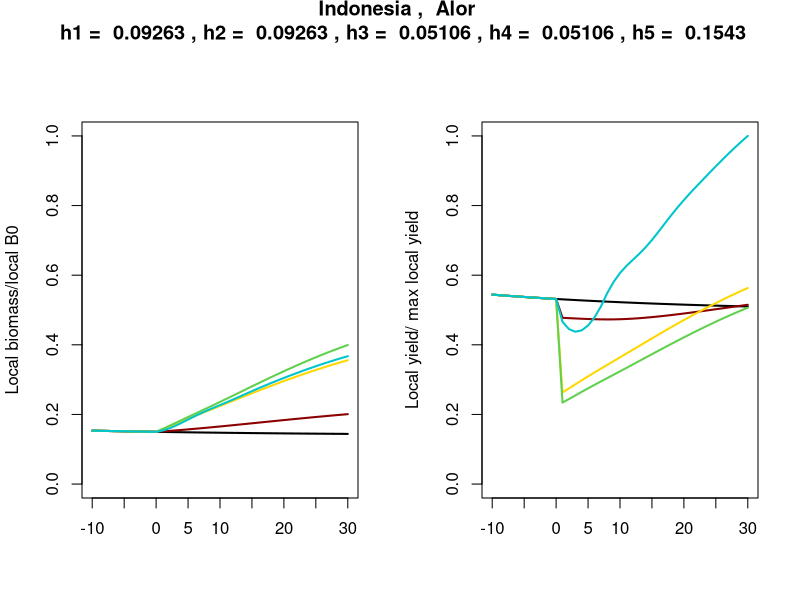
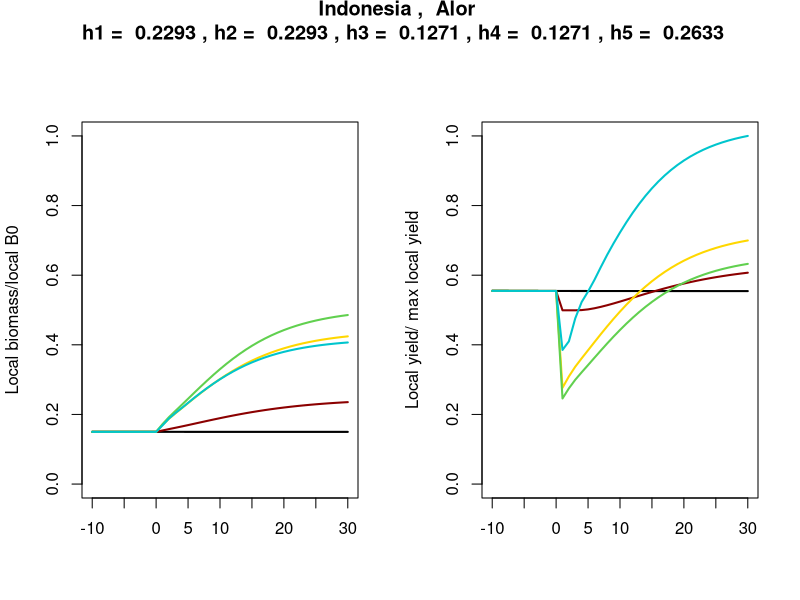
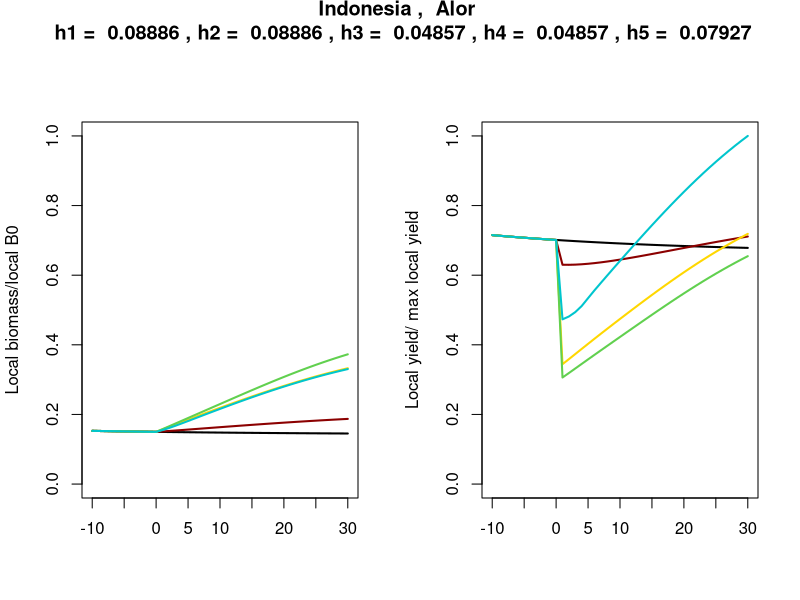
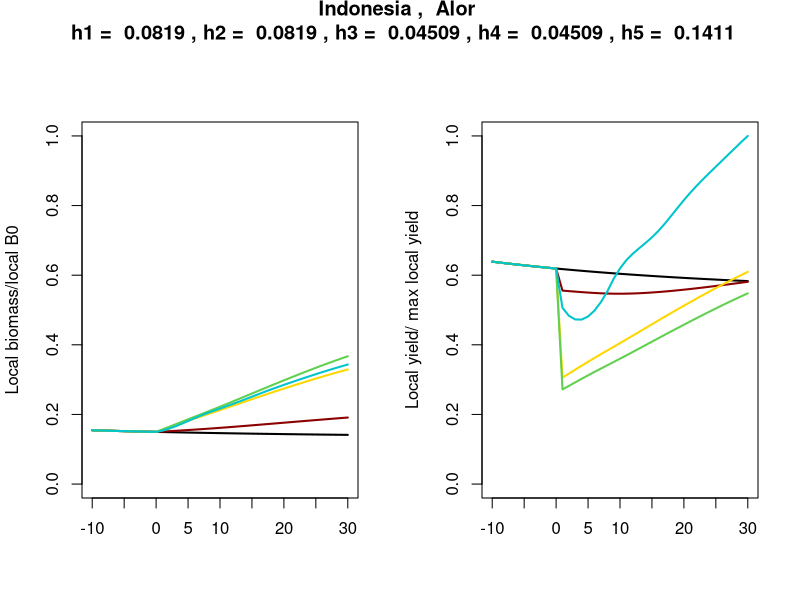
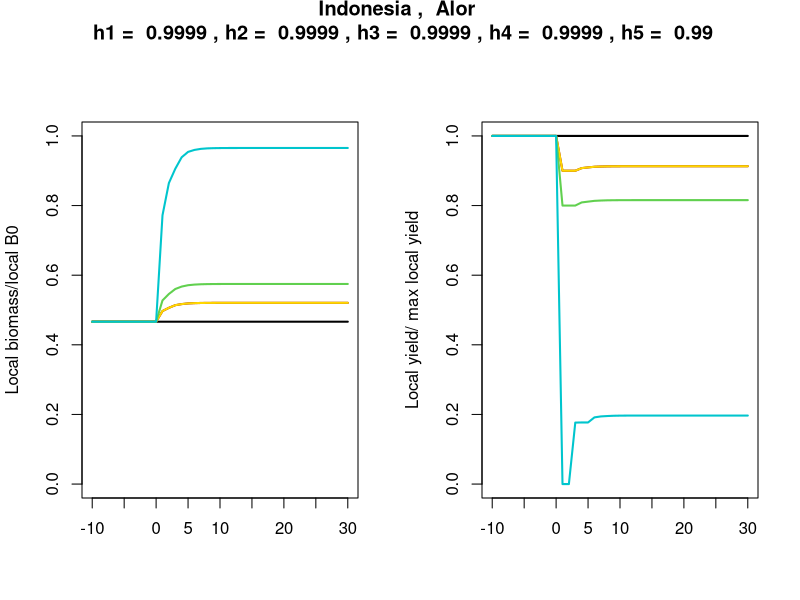
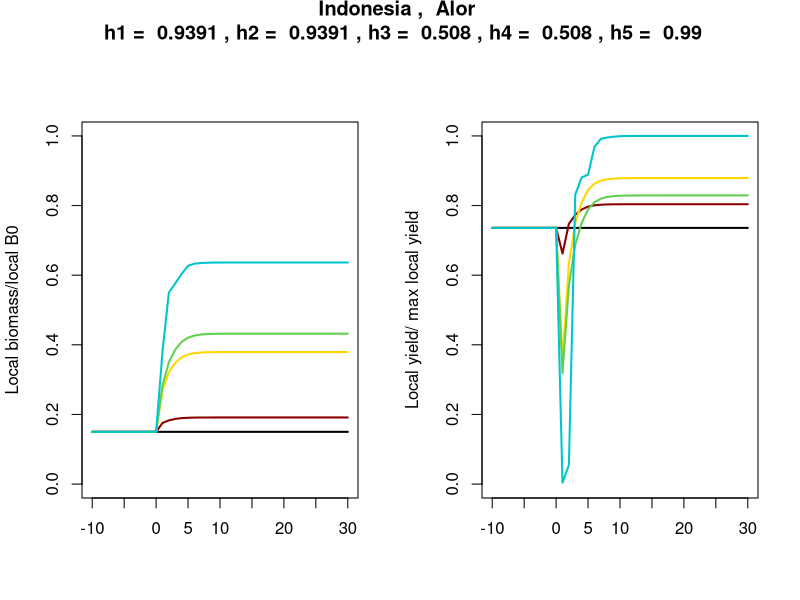
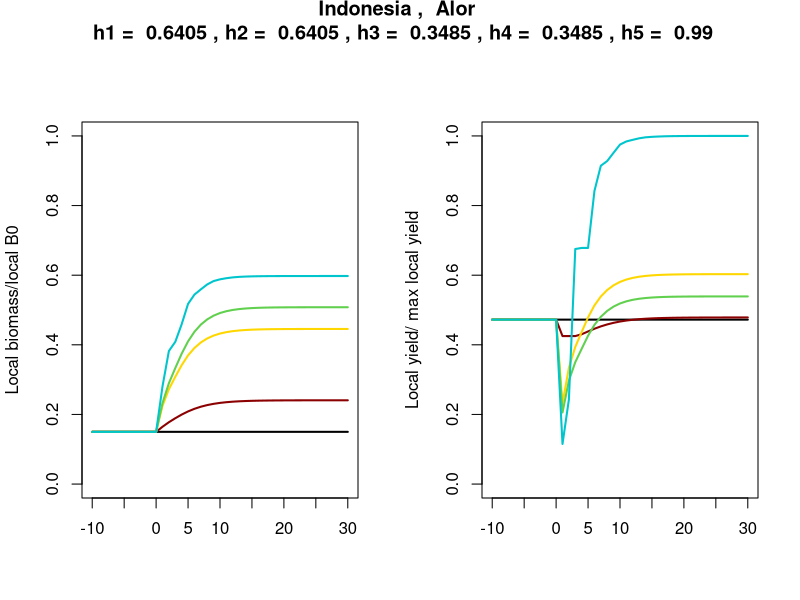
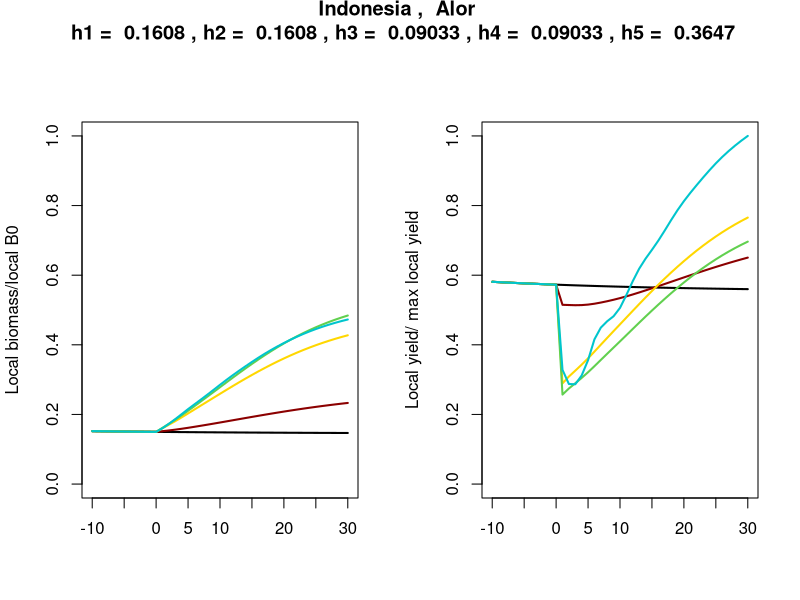

R code for these plots, in order:
#rough draft of FF projections 

rm(list = ls())
params<-read.csv("LHparams.csv",header=T)
paramsSite<-read.csv("SiteParams.csv",header=T)      
      
 
 #################################################
 ##Control parameters                           #
 ##                                             #
 R0=1000                                        
 P=60                #number homogenous patches, differ only in fishing pressure
 TRfraction=1/3       #fraction of TR system to be compared to larger community, no matter how large or small TR system, we look at 2* for relative impact
 yearsOA=100
 yearsTR=30
 OAfrac=0.15          #open access equilibrium B/B0
 ##                                             #     
 ##                                             #     
 ##                                             #     
 ################################################
colvec=c(1,"darkred","gold",3,"turquoise3")
 
 
 
 
      
      #######################
      #Parameter vectors
      #######################
      
      ##import species information
      species<-params$Common              #list of species
      species_site<-params$Site           #list of sites per species
      species_country<-params$Country     #list of country per species
      Linf<-params$Linf                   #BH parameter, asymptotic length
      Linf_units<-params$LinfUnit1        #units cm, mm
      kpar<-params$k                      #BH parameter growth rate
      t0par<-params$t0                    #BH parameter, size at first settlement
      wtpar1<-params$WeightA              #weight at length parameter
      wtpar2<-params$WeightB              #weight at length parameter
      wtunit1<-params$WeightUnit1         #units cm, mm
      wtunit2<-params$WeightUnit3         #units g, kg
      max_age<-round(params$AgeAvg)              #ave max age 
      mat_age<-round(params$MatAge)              #age at maturity
      #M                                  #inst. mortality
      #m<-(1-exp(-M))                     #annual natural mortality
      mort<-params$MortYr                 #annual natural mortality
      pld<-params$PLD                     #pelagic larval duration
      moveRange<-params$Range             #maximum distance of range in linear meters
      moveRange=moveRange/1000            #convert to km
      f<-rep(1,length(species))	          #PLACEHOLDER for vector of fecundity at age
      steep<-params$Steepness             #parameter for recruitment
    
      ##import site information
      site<-as.character(paramsSite$Site)           #list of sites 
      country<-as.character(paramsSite$Country)     #list of country per site
      ##note potential to use municipal size as comparison for larger community, but need similar proxy for indo
      #note potential to add in year of NTZ implementation
      TURFarea<-paramsSite$TURF_sqkm  #TURF area in square km
      NTZarea<-paramsSite$NTZ_sqkm   #NTZ area in square km
      
      #######################
      #simulation setup
      #######################
      
      years<-yearsOA+yearsTR                      #total years for equilibrium and simulation          
      numMA=P*TRfraction                          #number of managed areas within TR system
      numOA=P-numMA
      
     
        #functions for sims
     ##############################
       
      #create functions for sims:
      #PopM will be holder for any population matrix of rows=#ageclasses and col=#areas
      eggsProduce<-function(PopM,ff,ww,mm){             ##function of population in each area, fecundity, weight, maturity
              eggProd=(ff*ww*mm)*PopM       #egg production for each age class, each area
              eggSum=colSums(eggProd)   #total egg production by area, vector of length # areas
              return(eggSum)
              }
      
      #calculates larval dispersal among patches, so far can choose between common larval pool (DL1) and gaussian dispersal (DL2)        
      settle<-function(EggV,Disp){
              settlers=EggV%*%Disp   
              return(settlers)
              }
              
      recruit<-function(setV,rec,ssb,steepness){        
              recruits=(0.8*rec*steepness*setV)/(0.2*ssb*(1.0 -steepness)+(steepness-0.2)*setV)
              return(recruits)}
              
      yieldNumbers<-function(PopM,uVec,vv){       #(pop, given vector of harvest rates for that sim, vv=selectivity)
              Nums=vv*(t(uVec*t(PopM)))
              return(Nums)
              }
                              
      yieldBio<-function(yieldN,ww){
                yieldage=yieldN*ww
                yB=colSums(yieldage)
                return(yB)
                }
                                  
               
      adultSurvival<-function(PopM,yieldN,survivals){
                fished=PopM-yieldN 
                fished[which(fished<0)]=0
                survives=(fished)*survivals
                return(survives)
                }
                
      adultMove<-function(PopM,move){
                adultPop=PopM[-1,]
                movedPop=adultPop%*%move
                addRecruits=rbind(PopM[1,],movedPop)
                return(addRecruits)
                }
                                  
      ageFish<-function(PopM,recruits){
                newPop=matrix(NA,nrow=nrow(PopM),ncol=ncol(PopM))
                newPop[1,]=recruits  #recruits is vector of number of recruits by each area
                newPop[2:nrow(PopM),]=PopM[1:(nrow(PopM)-1),]
                newPop[nrow(PopM),]=newPop[nrow(PopM),]+PopM[nrow(PopM),]
                return(newPop)
                }
      
      
       Biomass<-function(PopM,ww){
                biomassage=PopM*ww
                biomass=colSums(biomassage)
                return(biomass)
                }
      
      
      
      
      
      
      
      
      
      
      
      
      
      
      
      
      
      
      
      
      
      
      
      
      
      
      
      
#                        pdf(file="HilaryPlots.pdf")
        
      #########################################################################################################################
      ##START SIMS OVER SITES##
      ###########################

      for(loc in 1:length(paramsSite)){
           
           numNTZ=round((NTZarea[loc]/(TURFarea[loc]+NTZarea[loc]))*numMA)         #number of NTZ areas within the managed areas
           if((numNTZ%%2)==0){                                      #this sets up structure of area with 1 as managed and 0 as NTZ, with NTZ placed in cemter of managed
              MAstructure=c(rep(1,(numMA-numNTZ)/2),rep(0,numNTZ),rep(1,(numMA-numNTZ)/2))
            } else{
              MAstructure=c(rep(1,round((numMA-numNTZ)/2)),rep(0,numNTZ),rep(1,round((numMA-numNTZ)/2)-1))
            }  
          areaSize=(NTZarea[loc]+TURFarea[loc])/numMA
          
          #identify species at site
          species_pointer=which(species_site==site[loc])      #gives vector of locations for the species that belong to this site
          numSpecies=length(species_pointer)
      
           scen3CompareYield=matrix(NA,nrow=numSpecies,ncol=years)      #save scen 3 for species at a site to compare
          #########################################################################################################################
          ##START SIMS OVER SPECIES##
          ###########################
          for(ss in 1:numSpecies){
              sp=species_pointer[ss]  #find the location value for each species
                   
                ages<-NA                         #reset all values so nothing caries over from previous species
                len<-NA
                wt<-NA                
                sigmaL<-NA
                sigmaA<-NA
                mat<-NA
                fec<-NA
                surv<-NA
                v1<-NA
                v2<-NA
                v3<-NA        #placeholder for common size limit across species given length or weight
                
                ages<-seq(0,max_age[sp],1)                                 #vector of ages considered
                len<-Linf[sp]*(1-exp(-kpar[sp]*(ages-t0par[sp])))          #vector of lengths
                #convert length units to match units for wt relationship
                if(Linf_units[sp]!=wtunit1[sp]){
                  if(Linf_units[sp]=="cm") len=len*10
                  if(Linf_units[sp]=="mm") len=len/10
                }
                wt<-wtpar1[sp]*len^wtpar2[sp]                             #vector of mass at age
                if(wtunit2[sp]=="g") wt=wt/1000                                #convert to kg
              
                mat<-c(rep(0,mat_age[sp]),rep(1,max_age[sp]+1-mat_age[sp]))     #vector of to flag mature fish, assuming knife edge maturity
                                                                          #NOTE: this rounds mat age from a conversion from mat length, best to change this to mat length somehow?
                fec<-rep(f[sp],max_age[sp]+1)
                surv<-c(1,rep(1-mort[sp],max_age[sp]))
                
                standardDist<-moveRange[sp]/areaSize                  #Standardized movement range in #patches from center of patch
                sigmaA<-min(standardDist/1.65,20)                  #Adult movement parameter, sd on standard normal gaussian, limit sigma to 20 for matrix setup 
                #placeholder for PLD to area size equation...
                sigmaL<-2                     #Larval dispersal distance parameter, sd on standard normal gaussian
                   
                v1=c(c(0,rep(1,max_age[sp])))  #vector of selectivity ASSUMING fishing all fish age 1 and up, regardless of size   
                v2=c(rep(0,mat_age[sp]+2),rep(1,max_age[sp]-1-mat_age[sp]))           #this allows each species to reach maturity and waits 2 years
                   
                 ##################################
                #Movement
                ##################################

                #dispersal:common larval pool
                	DL1=matrix(1/(P),nrow=P,ncol=P)

                #dispersal:gaussian movement
                	#create movement probability matrix, start with distance matrix
                	area.loc<-seq(-(P-1),2*P,1)
                	area.cur<-seq(1,P,1)

                	#create distance matrix
                	dist<-matrix(NA,nrow=P,ncol=P*3)
                	for(i in 1:P)
                		{
                			for(j in 1:(P*3))
                			{
                			dist[i,j]<-area.cur[i]-area.loc[j]
                			}
                		}
                	#now create the movement matrix of probabilities of movement
                	p.init<-round(exp(-((dist)^2)/(2*(sigmaL^2))),2)

                	#now add matrices on ends to wrap movement and normalize so movement from any one area sums to one
                	p.all<-matrix(NA,nrow=P,ncol=(3*P))
                	for(i in 1:P)
                	{
                		for(j in 1:(3*P))
                		{
                			p.all[i,j]<-(p.init[i,j])/sum(p.init[i,])
                		}
                	}
                  
                	p1<-p.all[,1:P]
                	p2<-p.all[,(2*P+1):(3*P)]
                	parea<-p.all[,(P+1):(2*P)]
                	DL2<-p1+p2+parea


                  ###FOR ADULTS#########
                	p.init.A<-round(exp(-((dist)^2)/(2*(sigmaA^2))),2)

                	#now add matrices on ends to wrap movement and normalize so movement from any one area sums to one
                	p.all.A<-matrix(NA,nrow=P,ncol=(3*P))
                	for(i in 1:P)
                	{
                		for(j in 1:(3*P))
                		{
                			p.all.A[i,j]<-(p.init.A[i,j])/sum(p.init.A[i,])
                		}
                	}
                
                	p1.A<-p.all.A[,1:P]
                	p2.A<-p.all.A[,(2*P+1):(3*P)]
                	parea.A<-p.all.A[,(P+1):(2*P)]
                	DA<-p1.A+p2.A+parea.A

                 ###############################


               
                 
                 
                 
                 
                 
                  ###########################################################################################################################
                  #find u OA and opt for each species and store
                  #find for one area, this does not find opt with movement and pressure
                 
                 
 
                  ####################
                  #starting conditions
                  ####################
                  x=NA
                  initPop=NA
                  initPopM=NA
                  SSB0_area=NA
                  B0_area=NA
                  
                 
                  x<-max_age[sp]
                  initPop=rep(NA,x+1)      
                  for(d in 1:(x+1)){                                          #create initial population structure at unfished equilibrium for isolated population
                        if (d==1) initPop[d]=R0
                        if  (d>1 & d<=x) initPop[d]= initPop[(d-1)]*surv[d-1]
                        if  (d>x) initPop[d]=initPop[(d-1)]*surv[d-1]/(1-surv[d])
                        } #end ages
                      
                  SSB0_area=sum(wt*fec*mat*initPop)                  #unfished spawning stock biomass for one area
                  B0_area=sum(wt*initPop)                          #unfished biomass for one area
                  initPopM=matrix(initPop,nrow=x+1,ncol=P)        #initial population matrix, rows represent ages, columns are areas
                  
                  
                   
                    ###########################
                  #function to find optimized harvest rate for single area (equal in each area for now)
                  ##NOTE, this has to be done here for now, as I don't know how to optimize with a function with multiple arguments 
                  maxHarvestRate=function(u){
                    u1=u[1]
                    pop=initPop
                    for(tempy in 1:yearsOA){
                      Eggs=sum(fec*mat*pop*wt)
                      Rec=(0.8*R0*steep[sp]*Eggs)/(0.2*SSB0_area*(1.0 -steep[sp])+(steep[sp]-0.2)*Eggs)
                      yieldB=sum(pop*u1*v1*wt)
                      yield=pop*u1*v1
                      pop=(pop-yield)*surv    
                      ptemp=pop
                      pop[1]<-Rec
                      pop[x+1]<-ptemp[x]+ptemp[x+1]
                      pop[2:x]<-ptemp[1:(x-1)]
                      
                      }
                   
                    return(-yieldB)
                  }
                  
                   
                  #find opt u for v1(selecting age 1 and up)
                  findopt<-optimize(maxHarvestRate,c(0,1))
                  u1_opt<-findopt$minimum
                  
                   #probably a much better way to do this, but optimizing for a different v2 (selecting one year after maturity)
                 maxHarvestRate2=function(u){
                    u1=u[1]
                    pop=initPop
                    for(tempy in 1:yearsOA){
                      Eggs=sum(fec*mat*pop*wt)
                      Rec=(0.8*R0*steep[sp]*Eggs)/(0.2*SSB0_area*(1.0 -steep[sp])+(steep[sp]-0.2)*Eggs)
                      yieldB=sum(pop*u1*v2*wt)
                      yield=pop*u1*v2
                      pop=(pop-yield)*surv    
                      ptemp=pop
                      pop[1]<-Rec
                      pop[x+1]<-ptemp[x]+ptemp[x+1]
                      pop[2:x]<-ptemp[1:(x-1)]
                      
                      }
                   
                    return(-yieldB)
                  }
                  
                   
                  #find opt u for v1(selecting age 1 and up)
                  findopt<-optimize(maxHarvestRate2,c(0,1))
                  u2_opt<-min(findopt$minimum,0.99)
                
                  
                  
                  #now also find an open access that makes sense, such that B/B0 is approximately 0.1, specifically OAfrac from control panel
                  
                  
                  
                  OAHarvestRate=function(u){
                    u1=u[1]
                    pop=initPop
                    for(tempy in 1:yearsOA){
                      Eggs=sum(fec*mat*pop*wt)
                      Rec=(0.8*R0*steep[sp]*Eggs)/(0.2*SSB0_area*(1.0 -steep[sp])+(steep[sp]-0.2)*Eggs)  
                      yieldB=sum(pop*u1*v1*wt)
                      yield=pop*u1*v1
                      pop=(pop-yield)*surv    
                      ptemp=pop
                      pop[1]<-Rec
                      pop[x+1]<-ptemp[x]+ptemp[x+1]
                      pop[2:x]<-ptemp[1:(x-1)]
                      }
                      Biomass=(sum(pop*wt))
                      BioFrac=((Biomass/B0_area)-OAfrac)^2
                    return(BioFrac)
                  }
                  
                  findOA<-optimize(OAHarvestRate,c(0,1))
                  OArate1<-findOA$minimum

                    ####and again for v2
                                  
                  OAHarvestRate2=function(u){
                    u1=u[1]
                    pop=initPop
                    for(tempy in 1:yearsOA){
                      Eggs=sum(fec*mat*pop*wt)
                      Rec=(0.8*R0*steep[sp]*Eggs)/(0.2*SSB0_area*(1.0 -steep[sp])+(steep[sp]-0.2)*Eggs)  
                      yieldB=sum(pop*u1*v2*wt)
                      yield=pop*u1*v2
                      pop=(pop-yield)*surv    
                      ptemp=pop
                      pop[1]<-Rec
                      pop[x+1]<-ptemp[x]+ptemp[x+1]
                      pop[2:x]<-ptemp[1:(x-1)]
                      }
                      Biomass=(sum(pop*wt))
                      BioFrac=((Biomass/B0_area)-OAfrac)^2
                    return(BioFrac)
                  }
                  
                  findOA<-optimize(OAHarvestRate2,c(0,1))
                  OArate2<-findOA$minimum
                  
                  
                  
                  
                  
                  ############################
                  #Scenaro SIMULATION
                  
                  setupA=rep(1,P*TRfraction)      #status quo, no NTZ
                  setupB=MAstructure              #existing NTZ structure
                  setupC=c(rep(1,(numMA-0.2*numMA)/2),rep(0,0.2*numMA),rep(1,(numMA-0.2*numMA)/2))                          #20%NTZ
                  scenarios=5
                  scens=matrix(NA,nrow=scenarios,ncol=P)
                  scens[1,]=c(rep(OArate1,(P-P*TRfraction)/2),OArate1*setupA,rep(OArate1,(P-P*TRfraction)/2)) 
                  scens[2,]=c(rep(OArate1,(P-P*TRfraction)/2),OArate1*setupB,rep(OArate1,(P-P*TRfraction)/2))
                  scens[3,]=c(rep(OArate1,(P-P*TRfraction)/2),u1_opt*setupB,rep(OArate1,(P-P*TRfraction)/2))
                  scens[4,]=c(rep(OArate1,(P-P*TRfraction)/2),u1_opt*setupC,rep(OArate1,(P-P*TRfraction)/2))
                  scens[5,]=c(rep(OArate1,(P-P*TRfraction)/2),u2_opt*setupB,rep(OArate1,(P-P*TRfraction)/2))
                  #scens[5,]=c(rep(OArate1,(P-P*TRfraction)/2),OArate2*setupB,rep(OArate1,(P-P*TRfraction)/2))
                  #scens[7,]=c(rep(OArate1,(P-P*TRfraction)/2),u2_opt*setupC,rep(OArate1,(P-P*TRfraction)/2))
                  #scens[8,]=c(rep(OArate1,(P-P*TRfraction)/2),OArate2*setupC,rep(OArate1,(P-P*TRfraction)/2))
                  
                  sel1=matrix(v1,nrow=(max_age[sp]+1),ncol=P,byrow=F)          #build matrix of selectivity by age by area, all fully selected                                                   
                  sa=matrix(v1,nrow=(max_age[sp]+1),ncol=(P-P*TRfraction)/2,byrow=F)                                                             #build matrix of selectivity by age by area, managed area with size liimits
                  sb=matrix(v2,nrow=(max_age[sp]+1),ncol=numMA,byrow=F) 
                  sel2=cbind(sa,sb,sa)
                  
                  PopBiomass=matrix(NA,nrow=scenarios,ncol=years)
                  YieldBiomass=matrix(NA,nrow=scenarios,ncol=years)
                  locPopBiomass=matrix(NA,nrow=scenarios,ncol=years)        #local MA
                  locYieldBiomass=matrix(NA,nrow=scenarios,ncol=years)      #local MA
                 
                  
                  
                  for(scen in 1:scenarios){
                      
                    
                      
                      #run sims
                      for(tt in 1:years){
                          if(tt<=yearsOA) {
                            uvec=scens[1,]
                            age_v=sel1} else {
                            uvec=scens[scen,]
                            if(scen<5) age_v=sel1 else age_v=sel2            #adjust based on scenarios and selectivity per scenario
                            }
                          if(tt==1) PopSim=initPopM
                          Eggs=eggsProduce(PopSim,fec,wt,mat) 
                          Settlers=settle(Eggs,DL2)
                          Recruits=recruit(Settlers,R0,SSB0_area,steep[sp])
                          YieldN=yieldNumbers(PopSim,uvec,age_v)
                          PopSim=adultSurvival(PopSim,YieldN,surv)
                          PopSim=adultMove(PopSim,DA)
                          PopSim=ageFish(PopSim,Recruits)
                          PopBiomass[scen,tt]=sum(Biomass(PopSim,wt))
                          YieldBiomass[scen,tt]=sum(yieldBio(YieldN,wt))
                          locPopBiomass[scen,tt]=sum(Biomass(PopSim,wt)[((P-P*TRfraction)/2+1):(((P-P*TRfraction)/2)+numMA)])
                          locYieldBiomass[scen,tt]=sum(yieldBio(YieldN,wt)[((P-P*TRfraction)/2+1):(((P-P*TRfraction)/2)+numMA)])
                          
                          }
                        
                      
                       
                    }#end scenarios
                    
                   
                      
                   
#                      windows() 
                         
                      #jpeg(paste("c:/results/p",sp,".jpg") )
                      par( mfrow = c( 1, 2 ), oma = c( 0, 0, 2, 0 ))
                     
                    #colvec=c(1,"gold",3:6,"grey89","darkred")
                    colvec=c(1,"darkred","gold",3,"turquoise3")
                    tstart=90  #start graph at year 40 after most of OA access burn in
                   # matplot(t(PopBiomass[,tstart:years]/(B0_area*P)),ylab="Global biomass/Global B0",xaxt="n",ylim=c(0,1),type="l",main=paste(levels(site)[which(levels(site)==site[loc])],", ",levels(species)[which(levels(species)==species[sp])]),col=colvec,lty=1,lwd=2)
#                      axis(1, at=seq(1,(years-tstart+1),5),labels=seq((tstart-yearsOA),yearsTR,5),las=0)
#                    matplot(t(YieldBiomass[,tstart:years]),ylab="Global yield",yaxt="n",xaxt="n",ylim=c(0,max(YieldBiomass[,tstart:years])),type="l",col=colvec,lty=1,lwd=2,)
#                      axis(1, at=seq(1,(years-tstart+1),5),labels=seq((tstart-yearsOA),yearsTR,5),las=0)
#                      axis(2, at=c(0,max(YieldBiomass[,tstart:years])),labels=c("0","MaxGlobal"),las=0)
                    matplot(t(locPopBiomass[,tstart:years]/(B0_area*numMA)),main=levels(species)[which(levels(species)==species[sp])],ylab="Local biomass/local B0",xaxt="n",ylim=c(0,1),type="l",col=colvec,lty=1,lwd=2)
                      axis(1, at=seq(1,(years-tstart+1),5),labels=seq((tstart-yearsOA),yearsTR,5),las=0)
                    matplot(t(locYieldBiomass[,tstart:years]/max(locYieldBiomass[,tstart:years])),ylab="Local yield/ max local yield",xaxt="n",ylim=c(0,1),type="l",col=colvec,lty=1,lwd=2)
                      axis(1, at=seq(1,(years-tstart+1),5),labels=seq((tstart-yearsOA),yearsTR,5),las=0)
                      #axis(2, at=c(0,max(YieldBiomass[,tstart:years])),labels=c("0","Max"),las=0)
                    #plot(1,1,main=c(OArate1,OArate2,u1_opt))
                  title(paste(country[loc],", ",site[loc],"\n h1 = ",signif(OArate1,4),", h2 = ",signif(OArate1,4),", h3 = ",signif(u1_opt,4),", h4 = ",signif(u1_opt,4),", h5 = ",signif(u2_opt,4)),outer=T)
                   
          
                        scen3CompareYield[ss,]=locYieldBiomass[3,]/max( locYieldBiomass[3,])
    
          }#end loop over species  
                          #
                     #build legend
                     legendtext=NA
                     for(leg in 1:numSpecies)  {
                      if(leg==1)legendtext=levels(species)[which(levels(species)==species[species_pointer[leg]])]
                      else  legendtext=c(legendtext,levels(species)[which(levels(species)==species[species_pointer[leg]])]      )
                      }

                      
                     
                     
#                      windows()
#                      par(mfrow=c(1,1) )
#                       matplot(t(scen3CompareYield[,tstart:years]),main=paste(levels(country)[which(levels(country)==country[loc])],", ",levels(site)[which(levels(site)==site[loc])],", Local dispersal"),ylab="Scaled Scenario 3 Yield",xaxt="n",ylim=c(0,0.6),type="l",col=rainbow(numSpecies),lty=1,lwd=2)
#                      axis(1, at=seq(1,(years-tstart+1),5),labels=seq((tstart-yearsOA),yearsTR,5),las=0)
#                      mtext(side=1,"Years",line=2)
#                      legend("topright",legend=legendtext,col=rainbow(numSpecies),cex=0.8,bty="n",lwd=1.5)
                      
                          
                          
                          
                          
      }  #end loop over sites 
  

  
      
par(mfrow=c(1,1))
#  windows()
  plot(1, type="n", axes=F, xlab="", ylab="")
  legend("topleft",legend=c("Scenario 1: Status Quo","Scenario 2: Current NTZ","Scenario3: Cur NTZ + MA","Scenario 4: 20% NTZ + MA","Scenario 5: Size limit"),lty=1,col=colvec,cex=1.3,bty="n",lwd=3)  
  
#dev.off()

